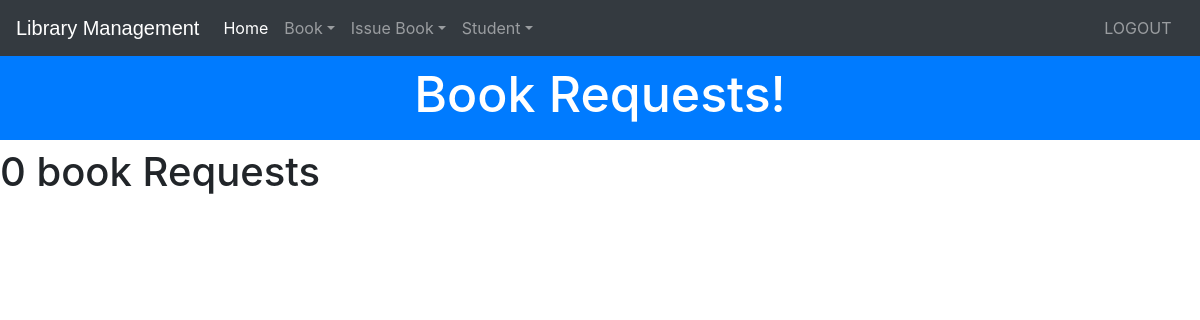
The page /viewissuedbook (signed in) on the database as committed earlier.
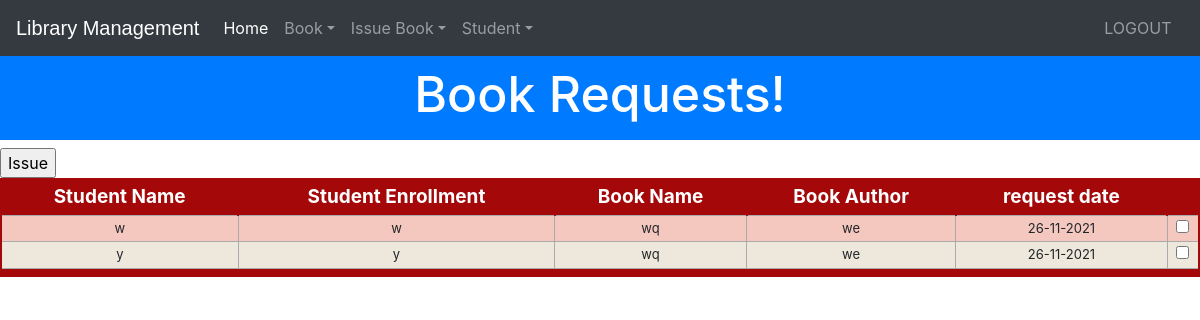
The same page on the database as committed later.
### library/models.py (models this page shows, shortened)
class Borrower(models.Model):
    student=models.ForeignKey('StudentExtra', on_delete=models.CASCADE,null=True)
    book = models.ForeignKey('Book', on_delete=models.CASCADE,null=True)
    issue_date = models.DateTimeField(auto_now=True,null=True)
    return_date = models.DateTimeField(default=get_expiry())
    status = models.CharField(max_length=40,null=True)
    Renewed = models.BooleanField(default=False)
    Fine = models.PositiveIntegerField(default = 0)
    Fined = models.PositiveIntegerField(default = 0)
    def dayMonthYearIssue(self):
        return self.issue_date.strftime("%d-%m-%Y")

class StudentExtra(models.Model):
    user=models.OneToOneField(User,on_delete=models.CASCADE)
    enrollment = models.CharField(max_length=40)
    branch = models.CharField(max_length=40)

class Book(models.Model):
    catchoice= [
        ('education', 'Education'),
        ('entertainment', 'Entertainment'),
        ('comics', 'Comics'),
        ('biography', 'Biographie'),
        ('history', 'History'),
        ]
    name=models.CharField(max_length=30)
    isbn=models.PositiveIntegerField(unique=True)
    author=models.CharField(max_length=40)
    category=models.CharField(max_length=30,choices=catchoice,default='education')
    Active=models.BooleanField(default = True)

### library/views.py (the view, shortened to what this page needs)
# urls.py: path('viewissuedbook', views.viewissuedbook_view),
@login_required(login_url='adminlogin')
@user_passes_test(is_admin)
def viewissuedbook_view(request):
    deleteDuplicateBorrowers()
    li=models.Borrower.objects.filter(status="Pending").distinct()
    return render(request,'library/viewissuedbook.html',{'li':li})

### library/views.py (called while the page is built)
def is_admin(user):
    return user.groups.filter(name='ADMIN').exists()

def deleteDuplicateBorrowers():
    BorrowerObjects = models.Borrower.objects.filter(status="Pending").order_by('issue_date')
    for rows in BorrowerObjects.reverse():
        temp = models.Borrower.objects.filter(student=rows.student).filter(book=rows.book).filter(status="Pending")
        if temp.count()>1:
            rows.delete()

### templates/library/viewissuedbook.html (shortened to what this page needs)
<!DOCTYPE html>
<html lang="en" dir="ltr">
  <head>
  </head>
  <body>
    {% include "library/navbaradmin.html" %}
    <br>
    <br>
    <h3 class="p-3 mb-2 bg-primary text-white" style = 'font-size: 50px;text-align:center;margin-bottom:0px;'>Book Requests!</h3>
{% if li%}
    <table class="redTable">
    <thead>
    <tr>
    <th>Student Name</th>
    <th>Student Enrollment</th>
    <th>Book Name</th>
    <th>Book Author</th>
    <th>request date</th>
    <th></th>
    </tr>
    </thead>
    <tfoot>
    <tr>
    <td colspan="7">
    </td>
    </tr>
    </tfoot>
    <tbody>
        <form method ="POST">
      {% for t in li %}
        <tr>
          <td>{{t.student.user.first_name}}</td>
          <td>{{t.student.enrollment}}</td>
          <td>{{t.book.name}}</td>
          <td>{{t.book.author}}</td>
          <td>{{t.dayMonthYearIssue}}</td>
          <td><input type="checkbox" name="choices" value={{t.id}}   class="Borrower"></td>
        </tr>
        {%endfor%}
    </tbody>
    <input type="submit" value = "Issue"/>
    </table>
    {%else%}
    <h1> 0 book Requests</h1>
    {%endif%}
    <br><br><br><br><br><br><br><br><br>
  </body>
</html>

Rows that differ between the two databases and show on the page:
added Borrower: student.user.first_name "w", student.enrollment "w", book.name "wq", book.author "we", dayMonthYearIssue "26-11-2021"
added Borrower: student.user.first_name "y", student.enrollment "y", book.name "wq", book.author "we", dayMonthYearIssue "26-11-2021"
Other text that changed with them:
form field value: (not shown) → "Issue"
text no longer shown: "0 book Requests"
text now shown: "Student Name Student Enrollment Book Name Book Author request date"
